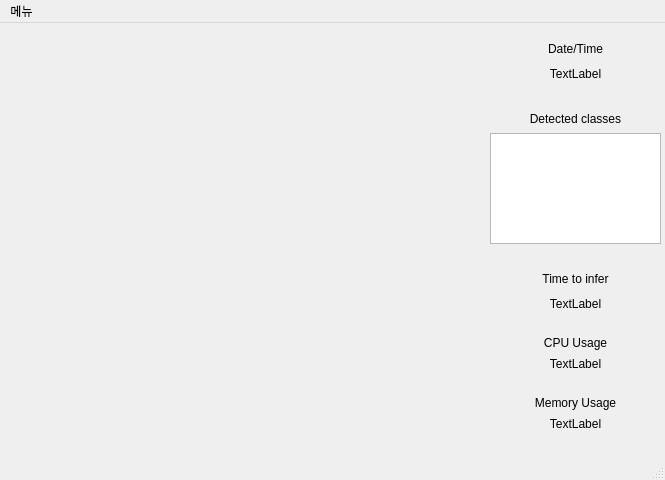
<?xml version="1.0" encoding="UTF-8"?>
<ui version="4.0">
 <class>MainWindow</class>
 <widget class="QMainWindow" name="MainWindow">
  <property name="geometry">
   <rect>
    <x>0</x>
    <y>0</y>
    <width>665</width>
    <height>480</height>
   </rect>
  </property>
  <property name="windowTitle">
   <string>app</string>
  </property>
  <widget class="QWidget" name="centralwidget">
   <widget class="QLabel" name="label1">
    <property name="geometry">
     <rect>
      <x>490</x>
      <y>16</y>
      <width>171</width>
      <height>20</height>
     </rect>
    </property>
    <property name="text">
     <string>Date/Time</string>
    </property>
    <property name="alignment">
     <set>Qt::AlignCenter</set>
    </property>
   </widget>
   <widget class="QLabel" name="label_datetime">
    <property name="geometry">
     <rect>
      <x>490</x>
      <y>40</y>
      <width>171</width>
      <height>21</height>
     </rect>
    </property>
    <property name="text">
     <string>TextLabel</string>
    </property>
    <property name="alignment">
     <set>Qt::AlignCenter</set>
    </property>
   </widget>
   <widget class="QLabel" name="label2">
    <property name="geometry">
     <rect>
      <x>490</x>
      <y>86</y>
      <width>171</width>
      <height>20</height>
     </rect>
    </property>
    <property name="text">
     <string>Detected classes</string>
    </property>
    <property name="alignment">
     <set>Qt::AlignCenter</set>
    </property>
   </widget>
   <widget class="QTextBrowser" name="textBrowser_detected_classes">
    <property name="geometry">
     <rect>
      <x>490</x>
      <y>110</y>
      <width>171</width>
      <height>111</height>
     </rect>
    </property>
   </widget>
   <widget class="QLabel" name="label3">
    <property name="geometry">
     <rect>
      <x>490</x>
      <y>246</y>
      <width>171</width>
      <height>20</height>
     </rect>
    </property>
    <property name="text">
     <string>Time to infer</string>
    </property>
    <property name="alignment">
     <set>Qt::AlignCenter</set>
    </property>
   </widget>
   <widget class="QLabel" name="label_time_to_infer">
    <property name="geometry">
     <rect>
      <x>490</x>
      <y>270</y>
      <width>171</width>
      <height>21</height>
     </rect>
    </property>
    <property name="text">
     <string>TextLabel</string>
    </property>
    <property name="alignment">
     <set>Qt::AlignCenter</set>
    </property>
   </widget>
   <widget class="QLabel" name="label_cpu_usage">
    <property name="geometry">
     <rect>
      <x>490</x>
      <y>330</y>
      <width>171</width>
      <height>21</height>
     </rect>
    </property>
    <property name="text">
     <string>TextLabel</string>
    </property>
    <property name="alignment">
     <set>Qt::AlignCenter</set>
    </property>
   </widget>
   <widget class="QLabel" name="label4">
    <property name="geometry">
     <rect>
      <x>490</x>
      <y>310</y>
      <width>171</width>
      <height>20</height>
     </rect>
    </property>
    <property name="text">
     <string>CPU Usage</string>
    </property>
    <property name="alignment">
     <set>Qt::AlignCenter</set>
    </property>
   </widget>
   <widget class="QLabel" name="label_memory_usage">
    <property name="geometry">
     <rect>
      <x>490</x>
      <y>390</y>
      <width>171</width>
      <height>21</height>
     </rect>
    </property>
    <property name="text">
     <string>TextLabel</string>
    </property>
    <property name="alignment">
     <set>Qt::AlignCenter</set>
    </property>
   </widget>
   <widget class="QLabel" name="label5">
    <property name="geometry">
     <rect>
      <x>490</x>
      <y>370</y>
      <width>171</width>
      <height>20</height>
     </rect>
    </property>
    <property name="text">
     <string>Memory Usage</string>
    </property>
    <property name="alignment">
     <set>Qt::AlignCenter</set>
    </property>
   </widget>
   <widget class="QLabel" name="label_image">
    <property name="geometry">
     <rect>
      <x>10</x>
      <y>10</y>
      <width>471</width>
      <height>401</height>
     </rect>
    </property>
    <property name="text">
     <string/>
    </property>
   </widget>
  </widget>
  <widget class="QMenuBar" name="menubar">
   <property name="geometry">
    <rect>
     <x>0</x>
     <y>0</y>
     <width>665</width>
     <height>27</height>
    </rect>
   </property>
   <widget class="QMenu" name="menu">
    <property name="title">
     <string>메뉴</string>
    </property>
    <addaction name="actionExit"/>
    <addaction name="actionStart_Detecting"/>
   </widget>
   <addaction name="menu"/>
  </widget>
  <widget class="QStatusBar" name="statusbar"/>
  <action name="actionExit">
   <property name="text">
    <string>Exit</string>
   </property>
  </action>
  <action name="actionStart_Detecting">
   <property name="text">
    <string>Start Detecting</string>
   </property>
  </action>
 </widget>
 <resources/>
 <connections/>
</ui>
